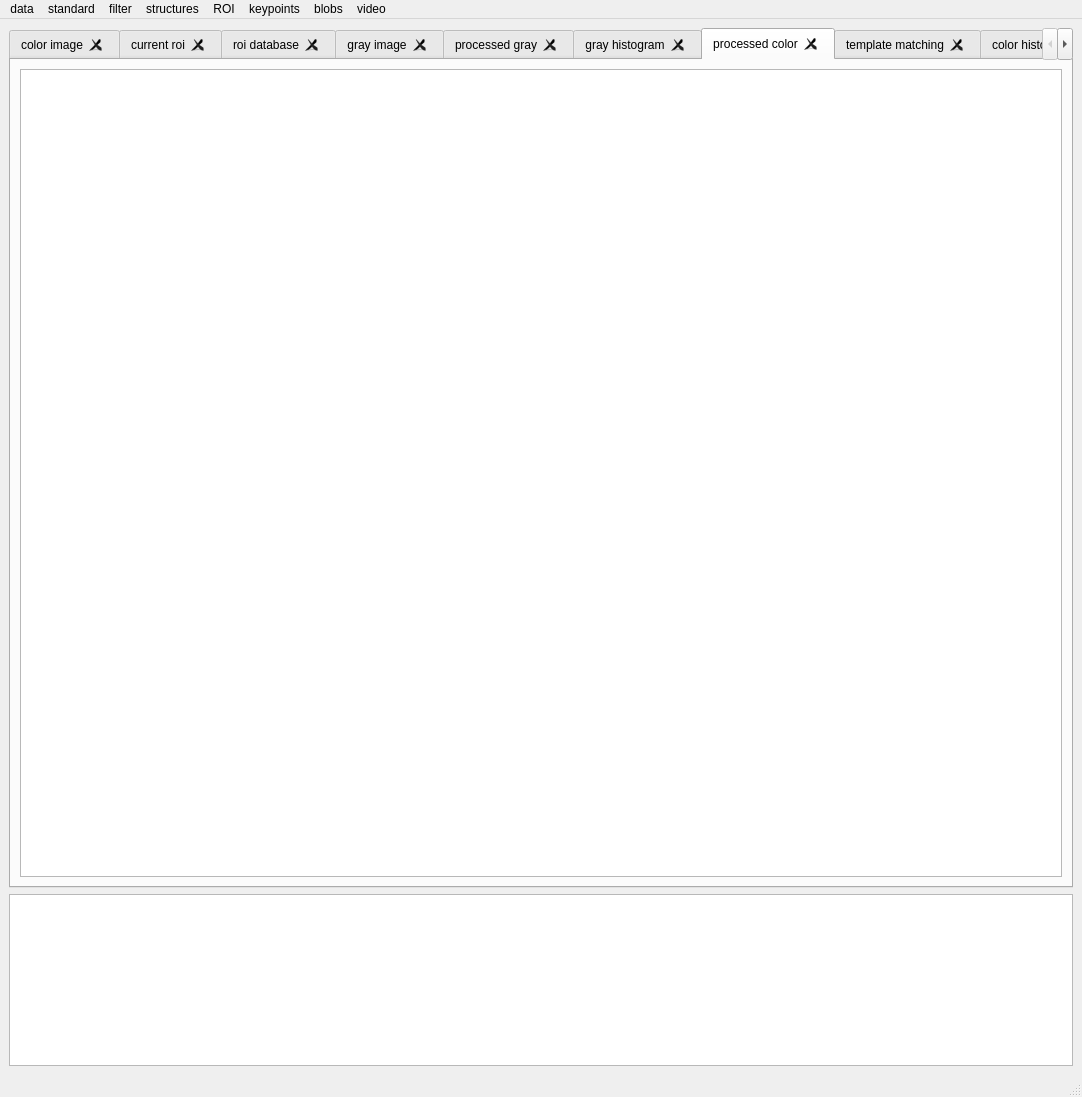
<?xml version="1.0" encoding="UTF-8"?>
<ui version="4.0">
 <class>EAMViewer</class>
 <widget class="QMainWindow" name="EAMViewer">
  <property name="geometry">
   <rect>
    <x>0</x>
    <y>0</y>
    <width>1082</width>
    <height>1097</height>
   </rect>
  </property>
  <property name="sizePolicy">
   <sizepolicy hsizetype="MinimumExpanding" vsizetype="MinimumExpanding">
    <horstretch>0</horstretch>
    <verstretch>0</verstretch>
   </sizepolicy>
  </property>
  <property name="windowTitle">
   <string>MainWindow</string>
  </property>
  <widget class="QWidget" name="centralwidget">
   <layout class="QGridLayout" name="gridLayout" rowstretch="20,4">
    <item row="0" column="0">
     <widget class="QTabWidget" name="tabWidget">
      <property name="currentIndex">
       <number>6</number>
      </property>
      <property name="tabsClosable">
       <bool>true</bool>
      </property>
      <property name="movable">
       <bool>false</bool>
      </property>
      <widget class="QWidget" name="tbColorImage">
       <attribute name="title">
        <string>color image</string>
       </attribute>
       <layout class="QVBoxLayout" name="verticalLayout_6">
        <item>
         <widget class="EventsQGraphicsView" name="gVColorImg"/>
        </item>
       </layout>
      </widget>
      <widget class="QWidget" name="tbCurrentROI">
       <attribute name="title">
        <string>current roi</string>
       </attribute>
       <layout class="QGridLayout" name="gridLayout_3" rowstretch="3,0" columnstretch="3,0">
        <item row="1" column="1">
         <widget class="QGraphicsView" name="gVROIHist"/>
        </item>
        <item row="0" column="1">
         <layout class="QGridLayout" name="gridLayout_6">
          <item row="1" column="1">
           <widget class="QLineEdit" name="leROIName"/>
          </item>
          <item row="3" column="0" colspan="2">
           <widget class="QPushButton" name="pbToDB">
            <property name="text">
             <string>to database</string>
            </property>
           </widget>
          </item>
          <item row="1" column="0">
           <widget class="QLabel" name="label">
            <property name="text">
             <string>name: </string>
            </property>
           </widget>
          </item>
          <item row="0" column="0" colspan="2">
           <spacer name="verticalSpacer">
            <property name="orientation">
             <enum>Qt::Vertical</enum>
            </property>
            <property name="sizeHint" stdset="0">
             <size>
              <width>20</width>
              <height>40</height>
             </size>
            </property>
           </spacer>
          </item>
         </layout>
        </item>
        <item row="0" column="0" rowspan="2">
         <widget class="QGraphicsView" name="gVROI"/>
        </item>
       </layout>
      </widget>
      <widget class="QWidget" name="tbROIDataBase">
       <attribute name="title">
        <string>roi database</string>
       </attribute>
       <layout class="QGridLayout" name="gridLayout_4">
        <item row="0" column="0">
         <widget class="QScrollArea" name="scrollArea">
          <property name="widgetResizable">
           <bool>true</bool>
          </property>
          <widget class="QWidget" name="scrollAreaWidgetContents">
           <property name="geometry">
            <rect>
             <x>0</x>
             <y>0</y>
             <width>1040</width>
             <height>806</height>
            </rect>
           </property>
           <layout class="QVBoxLayout" name="verticalLayout_7"/>
          </widget>
         </widget>
        </item>
       </layout>
      </widget>
      <widget class="QWidget" name="tbGrayImage">
       <attribute name="title">
        <string>gray image</string>
       </attribute>
       <layout class="QVBoxLayout" name="verticalLayout_5">
        <item>
         <widget class="EventsQGraphicsView" name="gVGrayImg"/>
        </item>
       </layout>
      </widget>
      <widget class="QWidget" name="tbProcGrayImage">
       <attribute name="title">
        <string>processed gray</string>
       </attribute>
       <layout class="QVBoxLayout" name="verticalLayout">
        <item>
         <widget class="EventsQGraphicsView" name="gVProcGrayImg"/>
        </item>
       </layout>
      </widget>
      <widget class="QWidget" name="tbGrayHist">
       <attribute name="title">
        <string>gray histogram</string>
       </attribute>
       <layout class="QVBoxLayout" name="verticalLayout_2">
        <item>
         <widget class="EventsQGraphicsView" name="gVGrayHist"/>
        </item>
       </layout>
      </widget>
      <widget class="QWidget" name="tbProcColorImage">
       <attribute name="title">
        <string>processed color</string>
       </attribute>
       <layout class="QVBoxLayout" name="verticalLayout_3">
        <item>
         <widget class="EventsQGraphicsView" name="gVProcColorImg"/>
        </item>
       </layout>
      </widget>
      <widget class="QWidget" name="tbTemplate">
       <attribute name="title">
        <string>template matching</string>
       </attribute>
       <layout class="QGridLayout" name="gridLayout_5">
        <item row="0" column="2">
         <spacer name="horizontalSpacer">
          <property name="orientation">
           <enum>Qt::Horizontal</enum>
          </property>
          <property name="sizeHint" stdset="0">
           <size>
            <width>40</width>
            <height>20</height>
           </size>
          </property>
         </spacer>
        </item>
        <item row="0" column="1">
         <widget class="QComboBox" name="cBxMode">
          <item>
           <property name="text">
            <string>sq_diff</string>
           </property>
          </item>
          <item>
           <property name="text">
            <string>sq_diff_normed</string>
           </property>
          </item>
          <item>
           <property name="text">
            <string>ccorr</string>
           </property>
          </item>
          <item>
           <property name="text">
            <string>ccorr_normed</string>
           </property>
          </item>
          <item>
           <property name="text">
            <string>ccoeff</string>
           </property>
          </item>
          <item>
           <property name="text">
            <string>ccoeff_normed</string>
           </property>
          </item>
         </widget>
        </item>
        <item row="0" column="4">
         <widget class="QSlider" name="qualitySlider">
          <property name="sizePolicy">
           <sizepolicy hsizetype="Preferred" vsizetype="Fixed">
            <horstretch>0</horstretch>
            <verstretch>0</verstretch>
           </sizepolicy>
          </property>
          <property name="orientation">
           <enum>Qt::Horizontal</enum>
          </property>
         </widget>
        </item>
        <item row="1" column="0" colspan="10">
         <widget class="QScrollArea" name="scrollArea2">
          <property name="widgetResizable">
           <bool>true</bool>
          </property>
          <widget class="QWidget" name="scrollAreaWidgetContents2">
           <property name="geometry">
            <rect>
             <x>0</x>
             <y>0</y>
             <width>1040</width>
             <height>778</height>
            </rect>
           </property>
           <layout class="QVBoxLayout" name="verticalLayout_9"/>
          </widget>
         </widget>
        </item>
        <item row="0" column="0">
         <widget class="QLabel" name="label_2">
          <property name="text">
           <string>mode</string>
          </property>
         </widget>
        </item>
        <item row="0" column="8">
         <spacer name="horizontalSpacer_3">
          <property name="orientation">
           <enum>Qt::Horizontal</enum>
          </property>
          <property name="sizeHint" stdset="0">
           <size>
            <width>40</width>
            <height>20</height>
           </size>
          </property>
         </spacer>
        </item>
        <item row="0" column="5">
         <spacer name="horizontalSpacer_2">
          <property name="orientation">
           <enum>Qt::Horizontal</enum>
          </property>
          <property name="sizeHint" stdset="0">
           <size>
            <width>40</width>
            <height>20</height>
           </size>
          </property>
         </spacer>
        </item>
        <item row="0" column="3">
         <widget class="QLabel" name="label_3">
          <property name="text">
           <string>quality</string>
          </property>
         </widget>
        </item>
       </layout>
      </widget>
      <widget class="QWidget" name="tbColorHist">
       <attribute name="title">
        <string>color histogram</string>
       </attribute>
       <layout class="QVBoxLayout" name="verticalLayout_4">
        <item>
         <widget class="EventsQGraphicsView" name="gVColorHist"/>
        </item>
       </layout>
      </widget>
      <widget class="QWidget" name="tbCamera">
       <attribute name="title">
        <string>camera</string>
       </attribute>
       <layout class="QGridLayout" name="gridLayout_7">
        <item row="2" column="3" colspan="3">
         <widget class="QTextEdit" name="textEditVideo">
          <property name="sizePolicy">
           <sizepolicy hsizetype="Preferred" vsizetype="Preferred">
            <horstretch>0</horstretch>
            <verstretch>0</verstretch>
           </sizepolicy>
          </property>
          <property name="readOnly">
           <bool>true</bool>
          </property>
         </widget>
        </item>
        <item row="0" column="0">
         <widget class="QPushButton" name="pbPlay">
          <property name="text">
           <string>&gt;</string>
          </property>
         </widget>
        </item>
        <item row="0" column="1">
         <widget class="QPushButton" name="pbRecord">
          <property name="text">
           <string>[]</string>
          </property>
         </widget>
        </item>
        <item row="0" column="2">
         <widget class="QPushButton" name="pbChooseFrame">
          <property name="text">
           <string>choose frame</string>
          </property>
         </widget>
        </item>
        <item row="0" column="4">
         <widget class="QLabel" name="lblFPS">
          <property name="text">
           <string>fps/s:</string>
          </property>
          <property name="alignment">
           <set>Qt::AlignCenter</set>
          </property>
         </widget>
        </item>
        <item row="0" column="5">
         <widget class="QSlider" name="sliderFPS">
          <property name="sizePolicy">
           <sizepolicy hsizetype="Preferred" vsizetype="Fixed">
            <horstretch>0</horstretch>
            <verstretch>0</verstretch>
           </sizepolicy>
          </property>
          <property name="minimum">
           <number>1</number>
          </property>
          <property name="maximum">
           <number>33</number>
          </property>
          <property name="orientation">
           <enum>Qt::Horizontal</enum>
          </property>
         </widget>
        </item>
        <item row="0" column="3">
         <spacer name="horizontalSpacer_4">
          <property name="orientation">
           <enum>Qt::Horizontal</enum>
          </property>
          <property name="sizeType">
           <enum>QSizePolicy::Preferred</enum>
          </property>
          <property name="sizeHint" stdset="0">
           <size>
            <width>40</width>
            <height>20</height>
           </size>
          </property>
         </spacer>
        </item>
        <item row="1" column="0" rowspan="3" colspan="3">
         <widget class="QLabel" name="lblOrig">
          <property name="text">
           <string/>
          </property>
         </widget>
        </item>
        <item row="3" column="4" colspan="2">
         <widget class="QPushButton" name="pbPopFromToolchain">
          <property name="text">
           <string>pop from toolchain</string>
          </property>
         </widget>
        </item>
       </layout>
      </widget>
      <widget class="QWidget" name="tbVideo">
       <attribute name="title">
        <string>video</string>
       </attribute>
       <layout class="QGridLayout" name="gridLayout_14">
        <item row="0" column="8">
         <widget class="QSlider" name="sliderFPSVid">
          <property name="sizePolicy">
           <sizepolicy hsizetype="Preferred" vsizetype="Fixed">
            <horstretch>0</horstretch>
            <verstretch>0</verstretch>
           </sizepolicy>
          </property>
          <property name="minimum">
           <number>1</number>
          </property>
          <property name="maximum">
           <number>50</number>
          </property>
          <property name="orientation">
           <enum>Qt::Horizontal</enum>
          </property>
         </widget>
        </item>
        <item row="0" column="2">
         <widget class="QPushButton" name="pbChooseFrameVid">
          <property name="text">
           <string>choose frame</string>
          </property>
         </widget>
        </item>
        <item row="0" column="5">
         <spacer name="horizontalSpacer_9">
          <property name="orientation">
           <enum>Qt::Horizontal</enum>
          </property>
          <property name="sizeType">
           <enum>QSizePolicy::Preferred</enum>
          </property>
          <property name="sizeHint" stdset="0">
           <size>
            <width>108</width>
            <height>20</height>
           </size>
          </property>
         </spacer>
        </item>
        <item row="0" column="7">
         <widget class="QLabel" name="lblFPSVid">
          <property name="text">
           <string>fps/s:</string>
          </property>
          <property name="alignment">
           <set>Qt::AlignCenter</set>
          </property>
         </widget>
        </item>
        <item row="0" column="0">
         <widget class="QPushButton" name="pbPlayVid">
          <property name="text">
           <string>&gt;</string>
          </property>
         </widget>
        </item>
        <item row="5" column="0">
         <widget class="QPushButton" name="pbPrevVid">
          <property name="text">
           <string>&lt;</string>
          </property>
         </widget>
        </item>
        <item row="2" column="5" colspan="4">
         <widget class="QTextEdit" name="textEditVideoVid">
          <property name="sizePolicy">
           <sizepolicy hsizetype="Preferred" vsizetype="Preferred">
            <horstretch>0</horstretch>
            <verstretch>0</verstretch>
           </sizepolicy>
          </property>
          <property name="readOnly">
           <bool>true</bool>
          </property>
         </widget>
        </item>
        <item row="0" column="1">
         <widget class="QPushButton" name="pbRecordVid">
          <property name="enabled">
           <bool>true</bool>
          </property>
          <property name="text">
           <string>[]</string>
          </property>
         </widget>
        </item>
        <item row="1" column="0" rowspan="2" colspan="5">
         <widget class="QLabel" name="lblOrigVid">
          <property name="text">
           <string/>
          </property>
         </widget>
        </item>
        <item row="5" column="8">
         <widget class="QPushButton" name="pbNextVid">
          <property name="text">
           <string>&gt;</string>
          </property>
         </widget>
        </item>
        <item row="5" column="1" colspan="7">
         <widget class="QSlider" name="sliderCurrentFramePos">
          <property name="orientation">
           <enum>Qt::Horizontal</enum>
          </property>
         </widget>
        </item>
        <item row="3" column="7" colspan="2">
         <widget class="QPushButton" name="pbPopFromToolchainVid">
          <property name="text">
           <string>pop from toolchain</string>
          </property>
         </widget>
        </item>
       </layout>
      </widget>
      <widget class="QWidget" name="tbOverview">
       <attribute name="title">
        <string>image overview</string>
       </attribute>
       <layout class="QGridLayout" name="gridLayout_2" rowstretch="3,3,3,3" columnstretch="1,1,1,1">
        <item row="3" column="2">
         <widget class="EventsQGraphicsView" name="gV_6"/>
        </item>
        <item row="3" column="1">
         <widget class="EventsQGraphicsView" name="gV_5"/>
        </item>
        <item row="1" column="3">
         <widget class="EventsQGraphicsView" name="gV_2"/>
        </item>
        <item row="2" column="3">
         <widget class="EventsQGraphicsView" name="gV_3"/>
        </item>
        <item row="3" column="3">
         <widget class="EventsQGraphicsView" name="gV_7"/>
        </item>
        <item row="0" column="3">
         <widget class="EventsQGraphicsView" name="gV_1"/>
        </item>
        <item row="3" column="0">
         <widget class="EventsQGraphicsView" name="gV_4"/>
        </item>
        <item row="0" column="0" rowspan="3" colspan="3">
         <widget class="EventsQGraphicsView" name="gV_0"/>
        </item>
       </layout>
      </widget>
     </widget>
    </item>
    <item row="1" column="0">
     <widget class="QTextEdit" name="textEdit"/>
    </item>
   </layout>
  </widget>
  <widget class="QMenuBar" name="menubar">
   <property name="geometry">
    <rect>
     <x>0</x>
     <y>0</y>
     <width>1082</width>
     <height>19</height>
    </rect>
   </property>
   <widget class="QMenu" name="menuData">
    <property name="title">
     <string>data</string>
    </property>
    <addaction name="actionLoad"/>
    <addaction name="actionSave"/>
    <addaction name="separator"/>
    <addaction name="actionReset_data"/>
    <addaction name="actionLast_setting"/>
    <addaction name="separator"/>
    <addaction name="actionOpen_cam"/>
   </widget>
   <widget class="QMenu" name="menuStandard">
    <property name="title">
     <string>standard</string>
    </property>
    <addaction name="actionInversion"/>
    <addaction name="actionHistogram_equalization"/>
    <addaction name="actionLinear_transformation"/>
    <addaction name="actionGamma_transformation"/>
    <addaction name="separator"/>
    <addaction name="actionThreshold"/>
    <addaction name="actionAdaptive_threshold"/>
   </widget>
   <widget class="QMenu" name="menuFilter">
    <property name="title">
     <string>filter</string>
    </property>
    <addaction name="actionMean"/>
    <addaction name="actionMedian"/>
    <addaction name="actionGaussian"/>
    <addaction name="separator"/>
    <addaction name="actionSobel"/>
    <addaction name="actionLaplacian"/>
    <addaction name="actionScharr"/>
    <addaction name="actionCanny"/>
    <addaction name="separator"/>
    <addaction name="actionSmall_custom_filter"/>
    <addaction name="separator"/>
    <addaction name="actionDilate"/>
    <addaction name="actionErode"/>
    <addaction name="actionMorphology_filter"/>
   </widget>
   <widget class="QMenu" name="menuStructures">
    <property name="title">
     <string>structures</string>
    </property>
    <addaction name="actionLines"/>
    <addaction name="actionCircles"/>
    <addaction name="actionCorners"/>
   </widget>
   <widget class="QMenu" name="menuROI">
    <property name="title">
     <string>ROI</string>
    </property>
    <widget class="QMenu" name="menuDatabase">
     <property name="title">
      <string>database</string>
     </property>
     <addaction name="actionOpen"/>
     <addaction name="actionDelete_chosen_elements"/>
     <addaction name="actionSave_database"/>
    </widget>
    <widget class="QMenu" name="menuTemplate_matching">
     <property name="title">
      <string>template matching</string>
     </property>
     <addaction name="actionOpen_tm_tab"/>
     <addaction name="actionOn_ROI"/>
    </widget>
    <addaction name="actionSelect"/>
    <addaction name="menuDatabase"/>
    <addaction name="menuTemplate_matching"/>
    <addaction name="actionEvalkeypoints"/>
   </widget>
   <widget class="QMenu" name="menuKeypoints">
    <property name="title">
     <string>keypoints</string>
    </property>
    <addaction name="actionFAST"/>
    <addaction name="separator"/>
    <addaction name="actionORB"/>
    <addaction name="actionBRISK"/>
    <addaction name="actionFREAK"/>
   </widget>
   <widget class="QMenu" name="menuBlobs">
    <property name="title">
     <string>blobs</string>
    </property>
    <addaction name="actionMSER"/>
    <addaction name="actionEval_MSER"/>
   </widget>
   <widget class="QMenu" name="menuVideo">
    <property name="title">
     <string>video</string>
    </property>
    <addaction name="actionOpen_videotab"/>
    <addaction name="actionLoad_videos"/>
   </widget>
   <addaction name="menuData"/>
   <addaction name="menuStandard"/>
   <addaction name="menuFilter"/>
   <addaction name="menuStructures"/>
   <addaction name="menuROI"/>
   <addaction name="menuKeypoints"/>
   <addaction name="menuBlobs"/>
   <addaction name="menuVideo"/>
  </widget>
  <widget class="QStatusBar" name="statusbar"/>
  <action name="actionLoad">
   <property name="text">
    <string>load</string>
   </property>
  </action>
  <action name="actionSave">
   <property name="text">
    <string>save</string>
   </property>
  </action>
  <action name="actionReset_data">
   <property name="text">
    <string>reset data</string>
   </property>
  </action>
  <action name="actionLast_setting">
   <property name="text">
    <string>last setting</string>
   </property>
  </action>
  <action name="actionInversion">
   <property name="text">
    <string>inversion</string>
   </property>
  </action>
  <action name="actionHistogram_equalization">
   <property name="text">
    <string>histogram equalization</string>
   </property>
  </action>
  <action name="actionLinear_transformation">
   <property name="text">
    <string>linear transformation</string>
   </property>
  </action>
  <action name="actionGamma_transformation">
   <property name="text">
    <string>gamma transformation</string>
   </property>
  </action>
  <action name="actionThreshold">
   <property name="text">
    <string>threshold</string>
   </property>
  </action>
  <action name="actionAdaptive_threshold">
   <property name="text">
    <string>adaptive threshold</string>
   </property>
  </action>
  <action name="actionMean">
   <property name="text">
    <string>mean</string>
   </property>
  </action>
  <action name="actionMedian">
   <property name="text">
    <string>median</string>
   </property>
  </action>
  <action name="actionGaussian">
   <property name="text">
    <string>gaussian</string>
   </property>
  </action>
  <action name="actionSobel">
   <property name="text">
    <string>sobel</string>
   </property>
  </action>
  <action name="actionScharr">
   <property name="text">
    <string>scharr</string>
   </property>
  </action>
  <action name="actionCanny">
   <property name="text">
    <string>canny</string>
   </property>
  </action>
  <action name="actionSmall_custom_filter">
   <property name="text">
    <string>small custom filter</string>
   </property>
  </action>
  <action name="actionDilate">
   <property name="text">
    <string>dilate</string>
   </property>
  </action>
  <action name="actionErode">
   <property name="text">
    <string>erode</string>
   </property>
  </action>
  <action name="actionMorphology_filter">
   <property name="text">
    <string>morphology filter</string>
   </property>
  </action>
  <action name="actionLaplacian">
   <property name="text">
    <string>laplacian</string>
   </property>
  </action>
  <action name="actionLines">
   <property name="text">
    <string>lines</string>
   </property>
  </action>
  <action name="actionCircles">
   <property name="text">
    <string>circles</string>
   </property>
  </action>
  <action name="actionCorners">
   <property name="text">
    <string>corners</string>
   </property>
  </action>
  <action name="actionSelect">
   <property name="text">
    <string>select</string>
   </property>
  </action>
  <action name="actionOpen">
   <property name="text">
    <string>open</string>
   </property>
  </action>
  <action name="actionDelete_chosen_elements">
   <property name="text">
    <string>delete chosen elements</string>
   </property>
  </action>
  <action name="actionSave_database">
   <property name="text">
    <string>save database </string>
   </property>
  </action>
  <action name="actionOn_ROI">
   <property name="text">
    <string>on roi</string>
   </property>
  </action>
  <action name="actionOn_canny">
   <property name="text">
    <string>on canny</string>
   </property>
  </action>
  <action name="actionOpen_tm_tab">
   <property name="text">
    <string>open tm tab</string>
   </property>
  </action>
  <action name="actionOpen_cam">
   <property name="text">
    <string>open cam</string>
   </property>
  </action>
  <action name="actionOn_video">
   <property name="text">
    <string>on video</string>
   </property>
  </action>
  <action name="actionOn_video_canny">
   <property name="text">
    <string>on video canny</string>
   </property>
  </action>
  <action name="actionSimple">
   <property name="text">
    <string>simple </string>
   </property>
  </action>
  <action name="actionMSER">
   <property name="text">
    <string>MSER</string>
   </property>
  </action>
  <action name="actionFAST">
   <property name="text">
    <string>FAST</string>
   </property>
  </action>
  <action name="actionBackground_substraction">
   <property name="text">
    <string>background substraction</string>
   </property>
  </action>
  <action name="actionLoad_videos">
   <property name="text">
    <string>load videos</string>
   </property>
  </action>
  <action name="actionReload_videos">
   <property name="text">
    <string>reload videos</string>
   </property>
  </action>
  <action name="actionOpen_videotab">
   <property name="text">
    <string>open videotab</string>
   </property>
  </action>
  <action name="actionORB">
   <property name="text">
    <string>ORB</string>
   </property>
  </action>
  <action name="actionBRIEF">
   <property name="text">
    <string>BRIEF</string>
   </property>
  </action>
  <action name="actionBRISK">
   <property name="text">
    <string>BRISK</string>
   </property>
  </action>
  <action name="actionFREAK">
   <property name="text">
    <string>FREAK</string>
   </property>
  </action>
  <action name="actionEvalMSER">
   <property name="text">
    <string>evalMSER</string>
   </property>
  </action>
  <action name="actionEvalkeypoints">
   <property name="text">
    <string>evalkeypoints</string>
   </property>
  </action>
  <action name="actionEvalmser">
   <property name="text">
    <string>evalmser</string>
   </property>
  </action>
  <action name="actionEval_MSER">
   <property name="text">
    <string>eval MSER</string>
   </property>
  </action>
 </widget>
 <customwidgets>
  <customwidget>
   <class>EventsQGraphicsView</class>
   <extends>QGraphicsView</extends>
   <header>eventsqgraphicsview.h</header>
  </customwidget>
 </customwidgets>
 <resources/>
 <connections/>
</ui>
